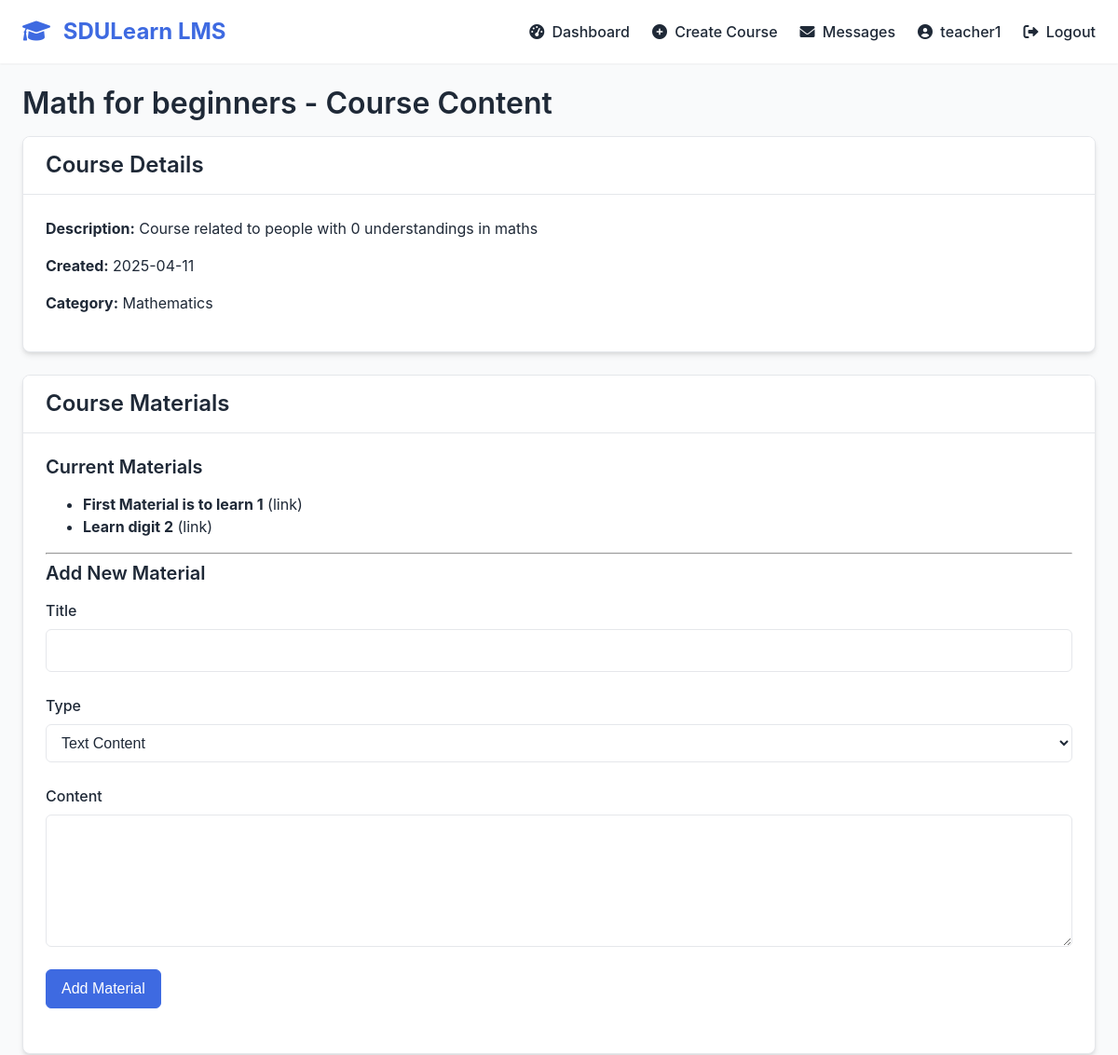
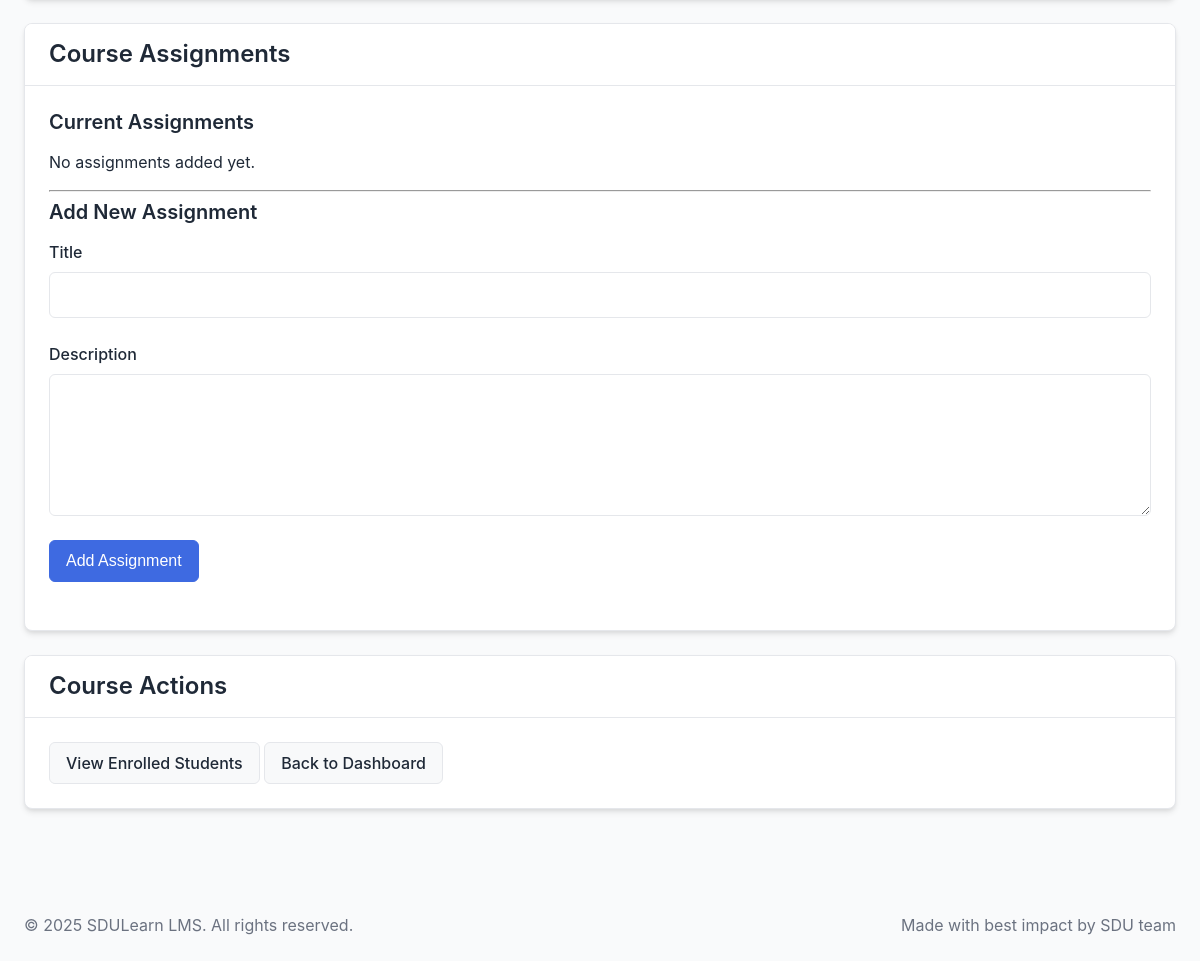
Page /teacher/courses/3/content (signed in) on the committed database (2 pictures, top to bottom).
### lms/models/user.py (models this page shows, shortened)
class User(db.Model, UserMixin):
    __tablename__ = 'users'
    id = db.Column(db.Integer, primary_key=True)
    first_name = db.Column(db.String(50), nullable=False)
    last_name = db.Column(db.String(50), nullable=False)
    email = db.Column(db.String(120), unique=True, nullable=False)
    password_hash = db.Column(db.String(256), nullable=False)
    role_id = db.Column(db.Integer, db.ForeignKey('roles.id'), nullable=False)
    is_active = db.Column(db.Boolean, default=True)
    created_at = db.Column(db.DateTime, default=datetime.utcnow)
    updated_at = db.Column(db.DateTime, default=datetime.utcnow, onupdate=datetime.utcnow)
    certificate_path = db.Column(db.String(255), nullable=True, default=None)
    certificate_verified = db.Column(db.Boolean, nullable=True, default=False)
    certificate_submitted_at = db.Column(db.DateTime, nullable=True, default=None)
    created_courses = db.relationship('Course', backref='teacher', lazy='dynamic')
    enrollments = db.relationship('Enrollment', back_populates='student', lazy='dynamic')
    submissions = db.relationship('Submission', back_populates='student', lazy='dynamic')
    @property
    def password(self):
        raise AttributeError('Password is not a readable attribute')
    def is_admin(self):
        return self.role.name == 'admin'
    def is_teacher(self):
        return self.role.name == 'teacher'

### lms/models/course.py (models this page shows, shortened)
class Course(db.Model):
    __tablename__ = 'courses'
    id = db.Column(db.Integer, primary_key=True)
    title = db.Column(db.String(100), nullable=False)
    description = db.Column(db.Text)
    category_id = db.Column(db.Integer, db.ForeignKey('categories.id'))
    teacher_id = db.Column(db.Integer, db.ForeignKey('users.id'), nullable=False)
    image_path = db.Column(db.String(255))
    is_active = db.Column(db.Boolean, default=True)  # New field for course activation status
    is_approved = db.Column(db.Boolean, default=False)  # Field for admin approval status
    created_at = db.Column(db.DateTime, default=datetime.utcnow)
    materials = db.relationship('Material', backref='course', lazy='dynamic', cascade="all, delete-orphan")
    assignments = db.relationship('Assignment', backref='course', lazy='dynamic', cascade="all, delete-orphan")
    enrollments = db.relationship('Enrollment', back_populates='course', lazy='dynamic', cascade="all, delete-orphan")
    modules = db.relationship('Module', backref='course', lazy='dynamic', cascade="all, delete-orphan")

class Category(db.Model):
    __tablename__ = 'categories'
    id = db.Column(db.Integer, primary_key=True)
    name = db.Column(db.String(50), unique=True, nullable=False)
    description = db.Column(db.String(200))
    courses = db.relationship('Course', backref='category', lazy='dynamic')

class Material(db.Model):
    __tablename__ = 'materials'
    id = db.Column(db.Integer, primary_key=True)
    title = db.Column(db.String(100), nullable=False)
    content_type = db.Column(db.String(20), nullable=False)  # text, file, link, youtube
    content = db.Column(db.Text, nullable=True)  # Changed to nullable=True for file uploads
    file_path = db.Column(db.String(255))
    course_id = db.Column(db.Integer, db.ForeignKey('courses.id'), nullable=False)
    module_id = db.Column(db.Integer, db.ForeignKey('modules.id'), nullable=True)
    order = db.Column(db.Integer, default=0)  # For ordering materials within a module
    created_at = db.Column(db.DateTime, default=datetime.utcnow)

### lms/routes/teacher.py (the view)
@teacher_bp.route('/courses/<int:course_id>/content')
@login_required
@teacher_required
def add_course_content(course_id):
    course = Course.query.get_or_404(course_id)
    if course.teacher_id != current_user.id:
        flash('You do not have permission to edit this course.', 'danger')
        return redirect(url_for('teacher.dashboard'))
    material_form = MaterialForm()
    assignment_form = AssignmentForm()
    return render_template('teacher/course_content.html',
                           course=course,
                           material_form=material_form,
                           assignment_form=assignment_form)

### lms/utils/forms.py
class MaterialForm(FlaskForm):
    title = StringField('Title', validators=[DataRequired(), Length(min=3, max=100)])
    content_type = SelectField('Type', choices=[
        ('text', 'Text Content'),
        ('file', 'File Upload'),
        ('link', 'External Link')
    ], validators=[DataRequired()])
    content = TextAreaField('Content', validators=[content_required_for_text_or_link])
    file = FileField('File', validators=[Optional(), FileAllowed(['pdf', 'doc', 'docx', 'ppt', 'pptx', 'jpg', 'png', 'zip'])])
    submit = SubmitField('Add Material')

class AssignmentForm(FlaskForm):
    title = StringField('Title', validators=[DataRequired(), Length(min=3, max=100)])
    description = TextAreaField('Description', validators=[DataRequired()])
    submit = SubmitField('Add Assignment')

### app.py (called while the page is built)
@login_manager.user_loader
def load_user(user_id):
    return User.query.get(int(user_id))

### lms/routes/teacher.py (called while the page is built)
def teacher_required(f):
    @wraps(f)
    def decorated_function(*args, **kwargs):
        if not current_user.is_authenticated or not current_user.is_teacher():
            flash('You do not have permission to access this page.', 'danger')
            return redirect(url_for('auth.login'))
        return f(*args, **kwargs)
    return decorated_function

### lms/templates/teacher/course_content.html (shortened to what this page needs)
{% extends 'base.html' %}
{% block content %}
<h1>{{ course.title }} - Course Content</h1>
<div class="card mb-4">
    <div class="card-header">
        <h3>Course Details</h3>
    </div>
    <div class="card-body">
        <p><strong>Description:</strong> {{ course.description }}</p>
        <p><strong>Created:</strong> {{ course.created_at.strftime('%Y-%m-%d') }}</p>
        <p><strong>Category:</strong> {{ course.category.name if course.category else 'Uncategorized' }}</p>
    </div>
</div>
<div class="card mb-4">
    <div class="card-header">
        <h3>Course Materials</h3>
    </div>
    <div class="card-body">
        <h4>Current Materials</h4>
        {% if course.materials.all() %}
            <ul>
                {% for material in course.materials %}
                <li>
                    <strong>{{ material.title }}</strong> ({{ material.content_type }})
                </li>
                {% endfor %}
            </ul>
        {% else %}
            <p>No materials added yet.</p>
        {% endif %}
        <hr>
        <h4>Add New Material</h4>
        <form method="POST" action="{{ url_for('teacher.add_material', course_id=course.id) }}" enctype="multipart/form-data">
            <div class="form-group">
                {{ material_form.title.label }}
                {{ material_form.title(class="form-control") }}
            </div>
            <div class="form-group">
                {{ material_form.content_type.label }}
                {{ material_form.content_type(class="form-control") }}
            </div>
            <div class="form-group" id="content-field">
                {{ material_form.content.label }}
                {{ material_form.content(class="form-control", rows=5) }}
            </div>
            <div class="form-group">
                {{ material_form.submit(class="btn btn-primary") }}
            </div>
        </form>
    </div>
</div>
<div class="card mb-4">
    <div class="card-header">
        <h3>Course Assignments</h3>
    </div>
    <div class="card-body">
        <h4>Current Assignments</h4>
        {% if course.assignments.all() %}
            <ul>
                {% for assignment in course.assignments %}
                <li>
                    <strong>{{ assignment.title }}</strong>
                    <a href="{{ url_for('teacher.assignment_submissions', assignment_id=assignment.id) }}">View Submissions</a>
                </li>
                {% endfor %}
            </ul>
        {% else %}
            <p>No assignments added yet.</p>
        {% endif %}
        <hr>
        <h4>Add New Assignment</h4>
        <form method="POST" action="{{ url_for('teacher.add_assignment', course_id=course.id) }}">
            <div class="form-group">
                {{ assignment_form.title.label }}
                {{ assignment_form.title(class="form-control") }}
            </div>
            <div class="form-group">
                {{ assignment_form.description.label }}
                {{ assignment_form.description(class="form-control", rows=5) }}
            </div>
            <div class="form-group">
                {{ assignment_form.submit(class="btn btn-primary") }}
            </div>
        </form>
    </div>
</div>
<div class="card">
    <div class="card-header">
        <h3>Course Actions</h3>
    </div>
    <div class="card-body">
        <a href="{{ url_for('teacher.course_students', course_id=course.id) }}" class="btn btn-secondary">View Enrolled Students</a>
        <a href="{{ url_for('teacher.dashboard') }}" class="btn btn-secondary">Back to Dashboard</a>
    </div>
</div>
{% endblock %}

### lms/templates/base.html (shortened to what this page needs)
<!DOCTYPE html>
<html lang="en">
<head>
    <link rel="stylesheet" href="{{ url_for('static', filename='css/styles.css') }}">
    <link rel="stylesheet" href="https://cdnjs.cloudflare.com/ajax/libs/font-awesome/6.0.0-beta3/css/all.min.css">
</head>
<body>
    <nav class="navbar">
        <div class="container navbar-container">
            <a href="/" class="navbar-logo">
                <i class="fas fa-graduation-cap mr-2"></i> SDULearn LMS
            </a>
            <ul class="navbar-links">
                {% if current_user.is_authenticated %}
                    {% if current_user.is_admin() %}
                        <li><a href="{{ url_for('admin.dashboard') }}"><i class="fas fa-tachometer-alt mr-1"></i> Dashboard</a></li>
                        <li><a href="{{ url_for('admin.manage_users') }}"><i class="fas fa-users mr-1"></i> Users</a></li>
                        <li><a href="{{ url_for('admin.manage_teachers') }}"><i class="fas fa-chalkboard-teacher mr-1"></i> Teachers</a></li>
                        <li><a href="{{ url_for('admin.manage_courses') }}"><i class="fas fa-book mr-1"></i> Courses</a></li>
                        <li><a href="{{ url_for('messages.inbox') }}"><i class="fas fa-envelope mr-1"></i> Messages
                            <span id="messages-unread-badge" class="badge badge-danger" style="display: none;"></span>
                        </a></li>
                    {% elif current_user.is_teacher() %}
                        <li><a href="{{ url_for('teacher.dashboard') }}"><i class="fas fa-tachometer-alt mr-1"></i> Dashboard</a></li>
                        <li><a href="{{ url_for('teacher.create_course') }}"><i class="fas fa-plus-circle mr-1"></i> Create Course</a></li>
                        <li><a href="{{ url_for('messages.inbox') }}"><i class="fas fa-envelope mr-1"></i> Messages
                        </a></li>
                    {% endif %}
                    <li><a href="{{ url_for('auth.profile') }}"><i class="fas fa-user-circle mr-1"></i> {{ current_user.first_name }}</a></li>
                    <li><a href="{{ url_for('auth.logout') }}"><i class="fas fa-sign-out-alt mr-1"></i> Logout</a></li>
                {% else %}
                    <li><a href="{{ url_for('auth.login') }}"><i class="fas fa-sign-in-alt mr-1"></i> Login</a></li>
                    <li><a href="{{ url_for('auth.register') }}"><i class="fas fa-user-plus mr-1"></i> Register</a></li>
                {% endif %}
            </ul>
        </div>
    </nav>
    <div class="container py-4">
        {% block content %}{% endblock %}
    </div>
    <footer class="bg-white py-4 mt-5 border-top">
        <div class="container">
            <div class="row">
                <div class="col-md-6">
                    <p class="mb-0 text-muted">© 2025 SDULearn LMS. All rights reserved.</p>
                </div>
                <div class="col-md-6 text-right">
                    <p class="mb-0 text-muted">Made with best impact by SDU team</p>
                </div>
            </div>
        </div>
    </footer>
</body>
</html>

### rows in the picture
User: first_name "teacher1"
Course: title "Math for beginners", description "Course related to people with 0 understandings in maths", created_at "2025-04-11"
Category: category "Mathematics"
Material: title "First Material is to learn 1", content_type "link"
Material: title "Learn digit 2", content_type "link"

### other values in the picture
{{ material_form.title.label }} "Title"
{{ material_form.content_type.label }} "Type"
{{ material_form.content.label }} "Content"
{{ assignment_form.title.label }} "Title"
{{ assignment_form.description.label }} "Description"
